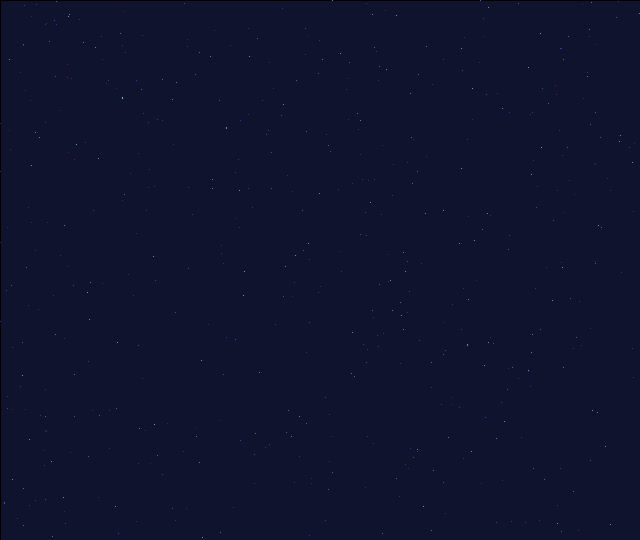
Frame 1 (no input)
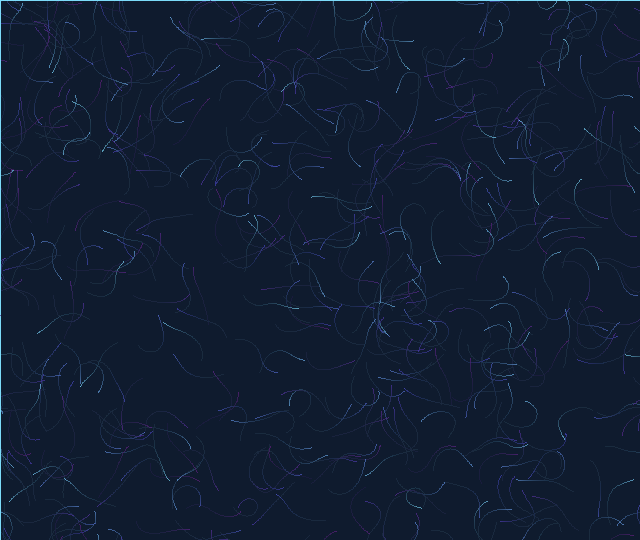
Frame 60 (the mouse pressed at the canvas centre just before this capture)
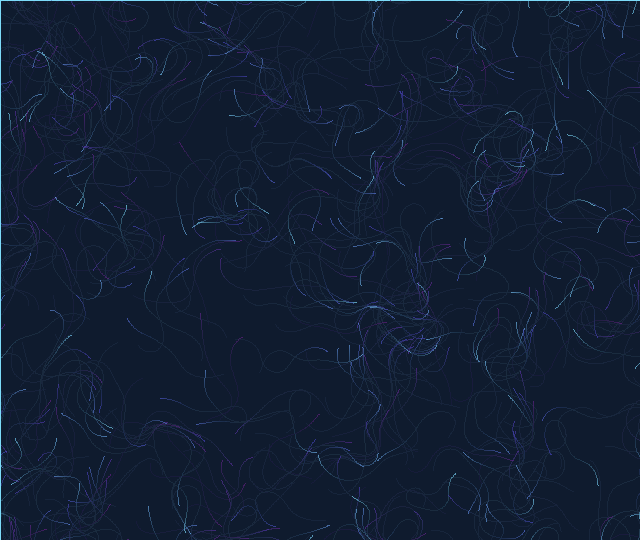
Frame 120 (the mouse held since frame 60 and released just before this capture)

The Processing sketch that drew these frames (run headless with seeded random() and noise(); from frame 60 on, the mouse is pressed at the canvas centre):

// Processing sketch: processing_107765
// ── processing_107765.pde

Flock flock;
int hi =1080/2;
int wi = 1920/3;

int AID=0;
float It=0;

void setup() {
  size(640, 540);
  frameRate(30);
  colorMode(HSB, 255);
  background(166,166,44);
  flock = new Flock();
  // Add an initial set of boids into the system
  for (int i = 0; i < 500; i++) {
    flock.addBoid(new Boid((int)random(0,wi), (int)random(0,hi)));
    AID+=1;
  }
}

void draw() {
  It=frameCount;
  fill(136,166,50,14);
  if (It%20==0){
    fill(166,166,44,17);
  }
  rect(0,0,wi,hi);
  flock.run();
}


class Boid {

  PVector loc;
  PVector velocity;
  float r;
  float ID0;

    Boid(float x, float y) {
    velocity = new PVector(0, 0);
    ID0=AID%250; //Boid recieves its modifier for coolor & behaviour
    float angle = random(TWO_PI);
    velocity = new PVector(cos(angle), sin(angle));
    loc = new PVector(x, y);
    r = 2.0;
  }

  void run(ArrayList<Boid> boids) {
    noiseDetail(2,0.5);
    float noiseVal = noise(loc.x*0.02, loc.y*0.02,It/2000);
    stroke(160,160,160);;
    float n2= noiseVal-0.46;
    // V hier ist der erste fehler V
    PVector desiredpos  =AngleCalc((sqrt(ID0)+1)*n2);
    velocity=PVector.add(desiredpos, velocity);
    velocity.normalize();
    velocity=rotate2D(velocity, 0.2*n2);
    loc = PVector.add(loc, velocity);
    borders();
    render();
  }
  
  PVector AngleCalc(float TAngle){
    PVector TVec = new PVector(cos(TAngle)/20, sin(TAngle)/20);
    return TVec;
  }
  
  PVector rotate2D(PVector v, float theta) {
    float xTemp = v.x;
    v.x = v.x*cos(theta) - v.y*sin(theta);
    v.y = xTemp*sin(theta) + v.y*cos(theta);
    return v;
  }
  
  void render() {
    
    stroke(200-ID0/4,190-ID0/4,125+ID0/2);
    pushMatrix();
    translate(loc.x, loc.y);
    point(0, 0);
    popMatrix();
  }

  // Wraparound
  void borders() {
    if (loc.x < -r) loc.x = width+r;
    if (loc.y < -r) loc.y = height+r;
    if (loc.x > width+r) loc.x = -r;
    if (loc.y > height+r) loc.y = -r;
  }
}


class Flock {
  ArrayList<Boid> boids; // An ArrayList for all the boids

  Flock() {
    boids = new ArrayList<Boid>(); // Initialize the ArrayList
  }

  void run() {
    for (Boid b : boids) {
      b.run(boids);  // Passing the entire list of boids to each boid individually
    }
  }

  void addBoid(Boid b) {
    boids.add(b);
  }

}
